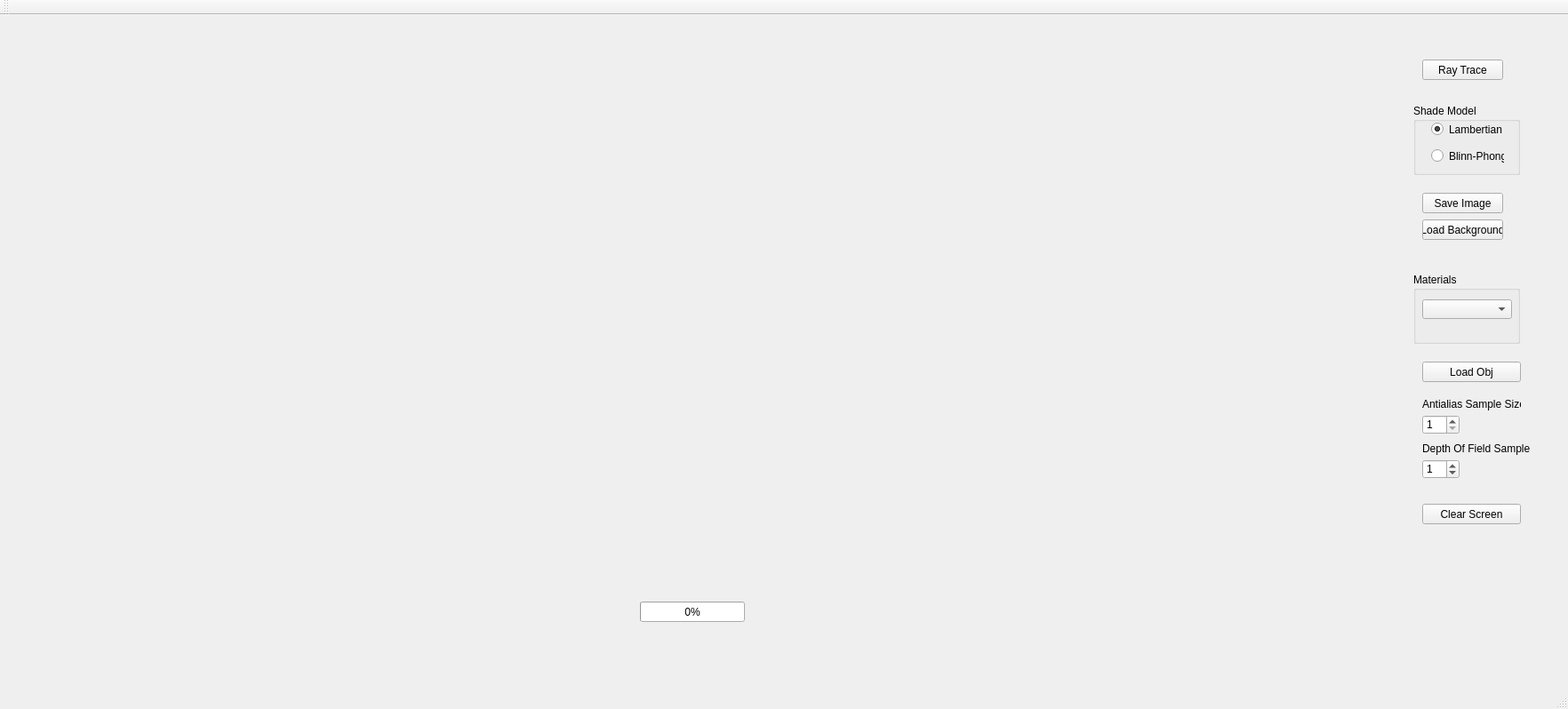
<?xml version="1.0" encoding="UTF-8"?>
<ui version="4.0">
 <class>MainWindow</class>
 <widget class="QMainWindow" name="MainWindow">
  <property name="geometry">
   <rect>
    <x>0</x>
    <y>0</y>
    <width>1764</width>
    <height>798</height>
   </rect>
  </property>
  <property name="windowTitle">
   <string>MainWindow</string>
  </property>
  <widget class="QWidget" name="centralWidget">
   <widget class="OpenGLWidget" name="openGLWidget" native="true">
    <property name="geometry">
     <rect>
      <x>800</x>
      <y>50</y>
      <width>768</width>
      <height>581</height>
     </rect>
    </property>
   </widget>
   <widget class="QPushButton" name="pushButton">
    <property name="geometry">
     <rect>
      <x>1600</x>
      <y>50</y>
      <width>91</width>
      <height>23</height>
     </rect>
    </property>
    <property name="text">
     <string>Ray Trace</string>
    </property>
   </widget>
   <widget class="ImageViewer" name="imageViewer" native="true">
    <property name="geometry">
     <rect>
      <x>20</x>
      <y>50</y>
      <width>768</width>
      <height>581</height>
     </rect>
    </property>
   </widget>
   <widget class="QGroupBox" name="groupBox">
    <property name="geometry">
     <rect>
      <x>1590</x>
      <y>100</y>
      <width>120</width>
      <height>80</height>
     </rect>
    </property>
    <property name="title">
     <string>Shade Model</string>
    </property>
    <widget class="QRadioButton" name="radioButton">
     <property name="geometry">
      <rect>
       <x>20</x>
       <y>20</y>
       <width>82</width>
       <height>17</height>
      </rect>
     </property>
     <property name="text">
      <string>Lambertian</string>
     </property>
     <property name="checked">
      <bool>true</bool>
     </property>
    </widget>
    <widget class="QRadioButton" name="radioButton_2">
     <property name="geometry">
      <rect>
       <x>20</x>
       <y>50</y>
       <width>82</width>
       <height>17</height>
      </rect>
     </property>
     <property name="text">
      <string>Blinn-Phong</string>
     </property>
    </widget>
   </widget>
   <widget class="QPushButton" name="pushButton_2">
    <property name="geometry">
     <rect>
      <x>1600</x>
      <y>200</y>
      <width>91</width>
      <height>23</height>
     </rect>
    </property>
    <property name="text">
     <string>Save Image</string>
    </property>
   </widget>
   <widget class="QPushButton" name="pushButton_3">
    <property name="geometry">
     <rect>
      <x>1600</x>
      <y>230</y>
      <width>91</width>
      <height>23</height>
     </rect>
    </property>
    <property name="text">
     <string>Load Background</string>
    </property>
   </widget>
   <widget class="QGroupBox" name="groupBox_2">
    <property name="geometry">
     <rect>
      <x>1590</x>
      <y>290</y>
      <width>120</width>
      <height>80</height>
     </rect>
    </property>
    <property name="title">
     <string>Materials</string>
    </property>
    <widget class="MaterialComboBox" name="materialComboBox">
     <property name="geometry">
      <rect>
       <x>10</x>
       <y>30</y>
       <width>101</width>
       <height>22</height>
      </rect>
     </property>
     <property name="editable">
      <bool>false</bool>
     </property>
     <property name="currentIndex">
      <number>-1</number>
     </property>
    </widget>
   </widget>
   <widget class="QPushButton" name="pushButton_4">
    <property name="geometry">
     <rect>
      <x>1600</x>
      <y>390</y>
      <width>111</width>
      <height>23</height>
     </rect>
    </property>
    <property name="text">
     <string>Load Obj</string>
    </property>
   </widget>
   <widget class="QSpinBox" name="spinBox">
    <property name="geometry">
     <rect>
      <x>1600</x>
      <y>450</y>
      <width>42</width>
      <height>22</height>
     </rect>
    </property>
    <property name="minimum">
     <number>1</number>
    </property>
   </widget>
   <widget class="QLabel" name="label">
    <property name="geometry">
     <rect>
      <x>1600</x>
      <y>430</y>
      <width>111</width>
      <height>16</height>
     </rect>
    </property>
    <property name="text">
     <string>Antialias Sample Size</string>
    </property>
   </widget>
   <widget class="QProgressBar" name="progressBar">
    <property name="geometry">
     <rect>
      <x>720</x>
      <y>660</y>
      <width>118</width>
      <height>23</height>
     </rect>
    </property>
    <property name="value">
     <number>0</number>
    </property>
   </widget>
   <widget class="QPushButton" name="pushButton_5">
    <property name="geometry">
     <rect>
      <x>1600</x>
      <y>550</y>
      <width>111</width>
      <height>23</height>
     </rect>
    </property>
    <property name="text">
     <string>Clear Screen</string>
    </property>
   </widget>
   <widget class="QSpinBox" name="spinBox_2">
    <property name="geometry">
     <rect>
      <x>1600</x>
      <y>500</y>
      <width>42</width>
      <height>22</height>
     </rect>
    </property>
    <property name="value">
     <number>1</number>
    </property>
   </widget>
   <widget class="QLabel" name="label_2">
    <property name="geometry">
     <rect>
      <x>1600</x>
      <y>480</y>
      <width>121</width>
      <height>16</height>
     </rect>
    </property>
    <property name="text">
     <string>Depth Of Field Samples</string>
    </property>
   </widget>
  </widget>
  <widget class="QMenuBar" name="menuBar">
   <property name="geometry">
    <rect>
     <x>0</x>
     <y>0</y>
     <width>1764</width>
     <height>21</height>
    </rect>
   </property>
  </widget>
  <widget class="QToolBar" name="mainToolBar">
   <attribute name="toolBarArea">
    <enum>TopToolBarArea</enum>
   </attribute>
   <attribute name="toolBarBreak">
    <bool>false</bool>
   </attribute>
  </widget>
  <widget class="QStatusBar" name="statusBar"/>
 </widget>
 <layoutdefault spacing="6" margin="11"/>
 <customwidgets>
  <customwidget>
   <class>OpenGLWidget</class>
   <extends>QWidget</extends>
   <header location="global">openglwidget.h</header>
   <container>1</container>
   <slots>
    <slot>raytraceImage()</slot>
    <slot>changeShadeModelLambertian(bool)</slot>
    <slot>changeShadeModelBlinnPhong(bool)</slot>
    <slot>saveImage()</slot>
    <slot>loadBackgroundTexture()</slot>
    <slot>changeMaterial(int)</slot>
    <slot>loadObjFile()</slot>
    <slot>changeAntiAlias(int)</slot>
    <slot>clearScreen()</slot>
    <slot>changeDepthOfField(int)</slot>
   </slots>
  </customwidget>
  <customwidget>
   <class>ImageViewer</class>
   <extends>QWidget</extends>
   <header location="global">imageviewer.h</header>
   <container>1</container>
  </customwidget>
  <customwidget>
   <class>MaterialComboBox</class>
   <extends>QComboBox</extends>
   <header location="global">materialcombobox.h</header>
  </customwidget>
 </customwidgets>
 <resources/>
 <connections>
  <connection>
   <sender>pushButton</sender>
   <signal>clicked()</signal>
   <receiver>openGLWidget</receiver>
   <slot>raytraceImage()</slot>
   <hints>
    <hint type="sourcelabel">
     <x>1644</x>
     <y>105</y>
    </hint>
    <hint type="destinationlabel">
     <x>1189</x>
     <y>91</y>
    </hint>
   </hints>
  </connection>
  <connection>
   <sender>radioButton</sender>
   <signal>toggled(bool)</signal>
   <receiver>openGLWidget</receiver>
   <slot>changeShadeModelLambertian(bool)</slot>
   <hints>
    <hint type="sourcelabel">
     <x>1618</x>
     <y>169</y>
    </hint>
    <hint type="destinationlabel">
     <x>1225</x>
     <y>162</y>
    </hint>
   </hints>
  </connection>
  <connection>
   <sender>radioButton_2</sender>
   <signal>toggled(bool)</signal>
   <receiver>openGLWidget</receiver>
   <slot>changeShadeModelBlinnPhong(bool)</slot>
   <hints>
    <hint type="sourcelabel">
     <x>1655</x>
     <y>199</y>
    </hint>
    <hint type="destinationlabel">
     <x>1217</x>
     <y>193</y>
    </hint>
   </hints>
  </connection>
  <connection>
   <sender>pushButton_2</sender>
   <signal>clicked()</signal>
   <receiver>openGLWidget</receiver>
   <slot>saveImage()</slot>
   <hints>
    <hint type="sourcelabel">
     <x>1641</x>
     <y>255</y>
    </hint>
    <hint type="destinationlabel">
     <x>1187</x>
     <y>253</y>
    </hint>
   </hints>
  </connection>
  <connection>
   <sender>pushButton_3</sender>
   <signal>clicked()</signal>
   <receiver>openGLWidget</receiver>
   <slot>loadBackgroundTexture()</slot>
   <hints>
    <hint type="sourcelabel">
     <x>1618</x>
     <y>285</y>
    </hint>
    <hint type="destinationlabel">
     <x>1169</x>
     <y>277</y>
    </hint>
   </hints>
  </connection>
  <connection>
   <sender>materialComboBox</sender>
   <signal>currentIndexChanged(int)</signal>
   <receiver>openGLWidget</receiver>
   <slot>changeMaterial(int)</slot>
   <hints>
    <hint type="sourcelabel">
     <x>1603</x>
     <y>374</y>
    </hint>
    <hint type="destinationlabel">
     <x>1472</x>
     <y>371</y>
    </hint>
   </hints>
  </connection>
  <connection>
   <sender>pushButton_4</sender>
   <signal>clicked()</signal>
   <receiver>openGLWidget</receiver>
   <slot>loadObjFile()</slot>
   <hints>
    <hint type="sourcelabel">
     <x>1624</x>
     <y>427</y>
    </hint>
    <hint type="destinationlabel">
     <x>1484</x>
     <y>441</y>
    </hint>
   </hints>
  </connection>
  <connection>
   <sender>spinBox</sender>
   <signal>valueChanged(int)</signal>
   <receiver>openGLWidget</receiver>
   <slot>changeAntiAlias(int)</slot>
   <hints>
    <hint type="sourcelabel">
     <x>1623</x>
     <y>504</y>
    </hint>
    <hint type="destinationlabel">
     <x>1476</x>
     <y>490</y>
    </hint>
   </hints>
  </connection>
  <connection>
   <sender>pushButton_5</sender>
   <signal>clicked()</signal>
   <receiver>openGLWidget</receiver>
   <slot>clearScreen()</slot>
   <hints>
    <hint type="sourcelabel">
     <x>1628</x>
     <y>605</y>
    </hint>
    <hint type="destinationlabel">
     <x>1491</x>
     <y>545</y>
    </hint>
   </hints>
  </connection>
  <connection>
   <sender>spinBox_2</sender>
   <signal>valueChanged(int)</signal>
   <receiver>openGLWidget</receiver>
   <slot>changeDepthOfField(int)</slot>
   <hints>
    <hint type="sourcelabel">
     <x>1613</x>
     <y>545</y>
    </hint>
    <hint type="destinationlabel">
     <x>1546</x>
     <y>559</y>
    </hint>
   </hints>
  </connection>
 </connections>
</ui>
